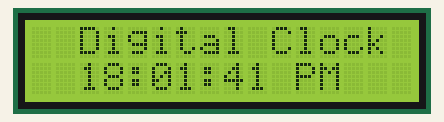
Simulated run of this sketch. Board: Arduino Uno, built with avr-gcc and run on an emulated ATmega328P. Shown: 16×2 character LCD.

Above: at 0.1 s.
At 4.1 s:
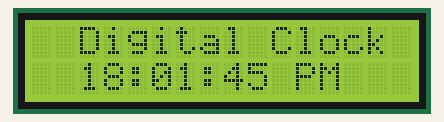
At 9.2 s:
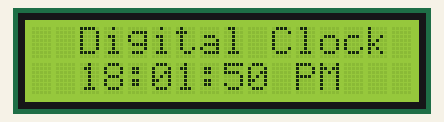
At 19.2 s:
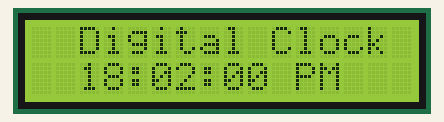
At 28.2 s:
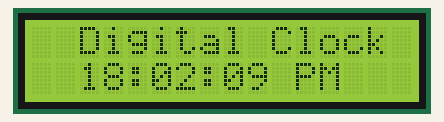
At 38.3 s:
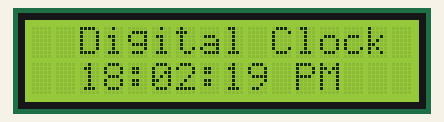

Measured:
- what the display in image 1 shows lasts 1.0 s, from 4.1 s to 5.1 s

The sketch:

experiment_11.2.ino
```cpp
#include <LiquidCrystal.h>

LiquidCrystal lcd(12, 11, 5, 4, 3, 2);

static int hour = 18;
static int minute = 1;
static int second = 40;

void setup() {
  lcd.begin(16, 2);
}

void loop() {

  lcd.setCursor(2, 0);

  lcd.print("Digital Clock");

  second += 1;
  if (second == 60) {
    second = 0;
    minute += 1;
    if (minute == 60) {
      minute = 0;
      hour += 1;
      if (hour > 23) {
        hour = 0;
      }
    }
  }

  lcd.setCursor(2, 1);
  digital_clock(hour);

  lcd.setCursor(4, 1);
  lcd.print(":");

  lcd.setCursor(5, 1);
  digital_clock(minute);

  lcd.setCursor(7, 1);
  lcd.print(":");

  lcd.setCursor(8, 1);
  digital_clock(second);

  lcd.setCursor(11, 1);
  if (hour >= 12) {
    lcd.print("PM");
  }
  else {
    lcd.print("AM");
  }

  lcd.display();
  delay(1000);
}

void digital_clock(int timer) {
  if (timer >= 10) {
    lcd.print(timer);
  } else if (timer < 10) {
    lcd.print(0);
    lcd.print(timer);
  }
}
```
